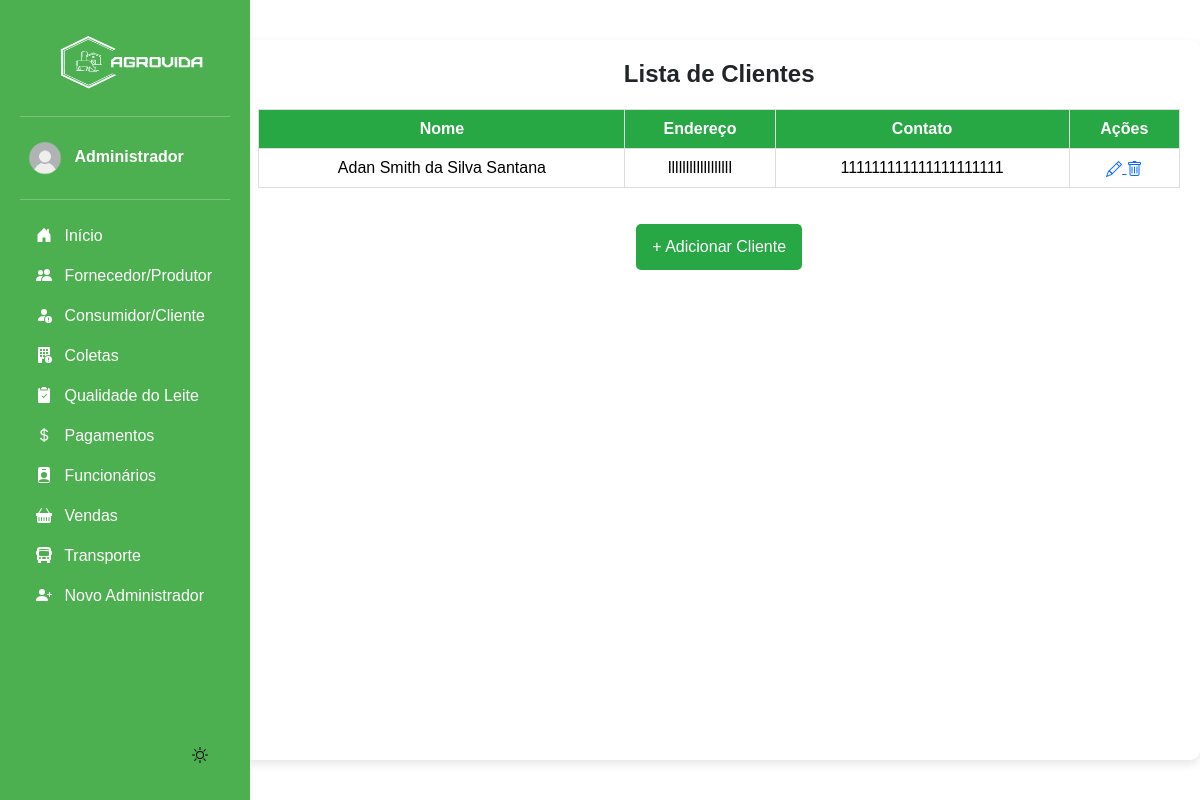
Screenshot of /listar_cliente/ (signed in) with the database file from the repository.
### app/models.py (models this page shows, shortened)
class Cliente(models.Model):
    nome = models.CharField(max_length=100)
    endereco = models.CharField(max_length=255)
    contato = models.CharField(max_length=20)

### app/views.py (the view)
# urls.py: path("listar_cliente/", views.listar_cliente, name="listar_cliente"),
@login_required(login_url='login_index')
def listar_cliente(request):
    clientes = Cliente.objects.all()
    return render(request, 'app/listar_cliente.html', {'clientes': clientes})

### app/templates/app/listar_cliente.html (shortened to what this page needs)
{% extends "base.html" %}
{% load static %}
{% block content %}
  <div class="container">
    <h2 class="title">Lista de Clientes</h2>
    {% if clientes %}
      <table class="table">
        <thead>
          <tr>
            <th>Nome</th>
            <th>Endereço</th>
            <th>Contato</th>
            <th>Ações</th>
          </tr>
        </thead>
        <tbody>
          {% for cliente in clientes %}
              <tr>
                  <td>{{ cliente.nome }}</td>
                  <td>{{ cliente.endereco }}</td>
                  <td>{{ cliente.contato }}</td>
                  <td>
                    <a href="{% url 'editar_cliente' cliente.id %}">
                      <i class="bi bi-pencil"></i>
                    </a>
                    <a href="{% url 'excluir_cliente' cliente.id %}" onclick="return confirm('Tem certeza que deseja excluir?')">
                      <i class="bi bi-trash"></i>
                    </a>
                  </td>
              </tr>
          {% endfor %}
        </tbody>
      </table>
    {% else %}
      <p class="no-products">Nenhum cliente cadastrado ainda.</p>
    {% endif %}
    <a href="{% url 'cadastrar_cliente' %}" class="btn btn-add">+ Adicionar Cliente</a>
  </div>
{% endblock %}

### base/templates/modulos/sidebar.html (shortened to what this page needs)
{% load static %}
<body>
<div class="container-sidebar">
    <div id="sidebar" class="sidebar">
        <img src="{% static 'img/logo.png' %}" alt="Logo" width="200" height="80" class="logo">
        <hr>
            <a href="#" class="nav-link text-white" data-bs-toggle="dropdown" aria-expanded="false" style="border-radius: 10px;">
                <img src="{% static "img/usuario.png" %}" alt="" width="50" height="50" class="rounded-circle">
                <strong>{{ request.user.first_name }}</strong>
            </a>
        <hr>
        <ul class="nav nav-pills flex-column mb-auto">
            <li>
                <a href="{% url "dashboard" %}" class="nav-link text-white">
                    <svg class="bi pe-none me-2" width="16" height="16"><use xlink:href="#home"/></svg>
                    Início
                </a>
            </li>
            <li>
                <a href="{% url "listar_produtor" %}" class="nav-link text-white">
                    <svg class="bi pe-none me-2" width="16" height="16"><use xlink:href="#produtores"/></svg>
                    Fornecedor/Produtor
                </a>
            </li>
            <li>
                <a href="{% url "listar_cliente" %}" class="nav-link text-white">
                    <svg class="bi pe-none me-2" width="16" height="16"><use xlink:href="#clientes"/></svg>
                    Consumidor/Cliente
                </a>
            </li>
            <li>
                <a href="{% url "listar_coleta" %}" class="nav-link text-white">
                    <svg class="bi pe-none me-2" width="16" height="16"><use xlink:href="#coleta"/></svg>
                    Coletas
                </a>
            </li>
            <li>
                <a href="{% url "listar_qualidade" %}" class="nav-link text-white">
                    <svg class="bi pe-none me-2" width="16" height="16"><use xlink:href="#qualidade"/></svg>
                    Qualidade do Leite
                </a>
            </li>
            <li>
                <a href="{% url "listar_pagamentos" %}" class="nav-link text-white">
                    <svg class="bi pe-none me-2" width="16" height="16"><use xlink:href="#dinheiro"/></svg>
                    Pagamentos
                </a>
            </li>
            <li>
                <a href="{% url "listar_funcionarios" %}" class="nav-link text-white">
                    <svg class="bi pe-none me-2" width="16" height="16"><use xlink:href="#funcionario"/></svg>
                    Funcionários
                </a>
            </li>
            <li>
                <a href="{% url "listar_vendas" %}" class="nav-link text-white">
                    <svg class="bi pe-none me-2" width="16" height="16"><use xlink:href="#venda"/></svg>
                    Vendas
                </a>
            </li>
            <li>
                <a href="{% url "listar_transporte" %}" class="nav-link text-white">
                    <svg class="bi pe-none me-2" width="16" height="16"><use xlink:href="#transporte"/></svg>
                    Transporte
                </a>
            </li>
            <li>
                <a href="{% url "cadastrar_admin" %}" class="nav-link text-white">
                    <svg class="bi pe-none me-2" width="16" height="16"><use xlink:href="#admin"/></svg>
                    Novo Administrador
                </a>
            </li>
        </ul>
        <button id="theme-toggle">
        <svg id="theme-icon" width="24" height="24" fill="currentColor"></svg>
        </button>
    </div>
    <div class="b-example-divider b-example-vr"></div>
    </div>
</body>

### base/static/css/inicio.css (style rules this page uses)
html, body { font-family: Arial, sans-serif; transition: background 0.3s, color 0.3s; height: 100vh; width: 100vw; margin: 0; display: flex; }
.b-example-divider { width: 100%; height: 3rem; }
.b-example-vr { flex-shrink: 0; width: 1.5rem; height: 100vh; }
.bi { vertical-align: -.125em; fill: currentColor; }
.nav-link { color: #222222; }
li { display: flex; width: 100%; }
.container { max-width: auto; margin: 40px auto; padding: 20px; background: #fff; border-radius: 10px; box-shadow: 0 4px 10px rgba(0, 0, 0, 0.1); display: flex; flex-direction: column; height: auto; align-items: stretch; text-align: center; }
.title { text-align: center; font-size: 24px; font-weight: bold; margin-bottom: 20px; }
.table { width: 100%; border-collapse: collapse; }
.table th, .table td { padding: 10px; border: 1px solid #ddd; text-align: center; }
.table th { background-color: #28a745; color: white; }
.btn { padding: 8px 12px; text-decoration: none; border-radius: 5px; transition: all 0.3s ease; }
.btn-add { display: block; width: max-content; margin: 20px auto; background: #28a745; color: white; padding: 10px 15px; font-size: 16px; }
#theme-toggle { display: flex; justify-content: end; align-items: end; border: none; cursor: pointer; background-color: transparent; }
#theme-icon { width: 32px; height: 32px; fill: currentColor; }
[data-bs-theme="light"] { background: #ffffff; color: #121212; transition: all 0.3s ease-in-out; }

### base/static/css/sidebar.css (style rules this page uses)
.sidebar { width: 250px; background: #4CAF50; padding: 20px; height: 100vh; color: white; position: fixed; left: 0; top: 0; bottom: 0; overflow-y: auto; display: flex; flex-direction: column; z-index: 1000; }
.container-sidebar { height: 100vh; width: 300px; }

### rows the page displays
Cliente: nome "Adan Smith da Silva Santana", endereco "llllllllllllllllll", contato "111111111111111111111"

### other values shown
{{ request.user.first_name }} "Administrador"
